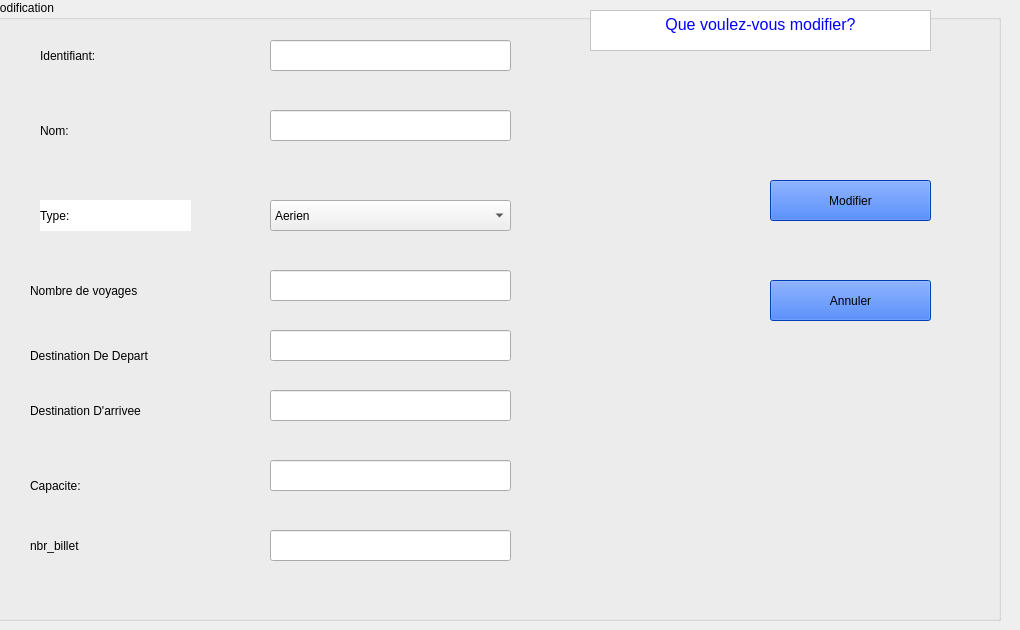
      <widget class="QWidget" name="tab_14">
       <attribute name="title">
        <string>Type de modification</string>
       </attribute>
       <widget class="QPushButton" name="B_modifier_annuler">
        <property name="geometry">
         <rect>
          <x>770</x>
          <y>280</y>
          <width>161</width>
          <height>41</height>
         </rect>
        </property>
        <property name="styleSheet">
         <string notr="true">color: rgb(0, 85, 255);
background-color: rgb(0, 85, 255);
color: rgb(0, 0, 0);
font: 75 10pt &quot;MS Shell Dlg 2&quot;;</string>
        </property>
        <property name="text">
         <string>Annuler</string>
        </property>
       </widget>
       <widget class="QPushButton" name="B_modifier">
        <property name="geometry">
         <rect>
          <x>770</x>
          <y>180</y>
          <width>161</width>
          <height>41</height>
         </rect>
        </property>
        <property name="styleSheet">
         <string notr="true">color: rgb(0, 85, 255);
background-color: rgb(0, 85, 255);
color: rgb(0, 0, 0);
font: 75 10pt &quot;MS Shell Dlg 2&quot;;</string>
        </property>
        <property name="text">
         <string>Modifier</string>
        </property>
       </widget>
       <widget class="QLabel" name="label_10">
        <property name="geometry">
         <rect>
          <x>30</x>
          <y>280</y>
          <width>151</width>
          <height>21</height>
         </rect>
        </property>
        <property name="styleSheet">
         <string notr="true">font: 75 10pt &quot;MS Shell Dlg 2&quot;;</string>
        </property>
        <property name="text">
         <string>Nombre de voyages</string>
        </property>
       </widget>
       <widget class="QLineEdit" name="le_m_dest_dep">
        <property name="geometry">
         <rect>
          <x>270</x>
          <y>330</y>
          <width>241</width>
          <height>31</height>
         </rect>
        </property>
       </widget>
       <widget class="QLabel" name="label_11">
        <property name="geometry">
         <rect>
          <x>30</x>
          <y>400</y>
          <width>161</width>
          <height>21</height>
         </rect>
        </property>
        <property name="styleSheet">
         <string notr="true">font: 75 10pt &quot;MS Shell Dlg 2&quot;;</string>
        </property>
        <property name="text">
         <string>Destination D'arrivee</string>
        </property>
       </widget>
       <widget class="QLabel" name="label_12">
        <property name="geometry">
         <rect>
          <x>30</x>
          <y>340</y>
          <width>171</width>
          <height>31</height>
         </rect>
        </property>
        <property name="styleSheet">
         <string notr="true">font: 75 10pt &quot;MS Shell Dlg 2&quot;;</string>
        </property>
        <property name="text">
         <string>Destination De Depart</string>
        </property>
       </widget>
       <widget class="QLabel" name="label_39">
        <property name="geometry">
         <rect>
          <x>30</x>
          <y>530</y>
          <width>141</width>
          <height>31</height>
         </rect>
        </property>
        <property name="styleSheet">
         <string notr="true">font: 75 10pt &quot;MS Shell Dlg 2&quot;;</string>
        </property>
        <property name="text">
         <string>nbr_billet</string>
        </property>
       </widget>
       <widget class="QLineEdit" name="le_m_nbr_billet">
        <property name="geometry">
         <rect>
          <x>270</x>
          <y>530</y>
          <width>241</width>
          <height>31</height>
         </rect>
        </property>
        <property name="text">
         <string/>
        </property>
       </widget>
       <widget class="QLineEdit" name="le_m_id">
        <property name="geometry">
         <rect>
          <x>270</x>
          <y>40</y>
          <width>241</width>
          <height>31</height>
         </rect>
        </property>
       </widget>
       <widget class="QLineEdit" name="le_m_nbr_voyages">
        <property name="geometry">
         <rect>
          <x>270</x>
          <y>270</y>
          <width>241</width>
          <height>31</height>
         </rect>
        </property>
       </widget>
       <widget class="QLineEdit" name="le_m_dest_arr">
        <property name="geometry">
         <rect>
          <x>270</x>
          <y>390</y>
          <width>241</width>
          <height>31</height>
         </rect>
        </property>
       </widget>
       <widget class="QLabel" name="label_13">
        <property name="geometry">
         <rect>
          <x>40</x>
          <y>40</y>
          <width>151</width>
          <height>31</height>
         </rect>
        </property>
        <property name="styleSheet">
         <string notr="true">font: 75 10pt &quot;MS Shell Dlg 2&quot;;</string>
        </property>
        <property name="text">
         <string>Identifiant:</string>
        </property>
       </widget>
       <widget class="QLineEdit" name="le_m_capacite">
        <property name="geometry">
         <rect>
          <x>270</x>
          <y>460</y>
          <width>241</width>
          <height>31</height>
         </rect>
        </property>
       </widget>
       <widget class="QLineEdit" name="le_m_nom">
        <property name="geometry">
         <rect>
          <x>270</x>
          <y>110</y>
          <width>241</width>
          <height>31</height>
         </rect>
        </property>
       </widget>
       <widget class="QLabel" name="label_16">
        <property name="geometry">
         <rect>
          <x>30</x>
          <y>470</y>
          <width>141</width>
          <height>31</height>
         </rect>
        </property>
        <property name="styleSheet">
         <string notr="true">font: 75 10pt &quot;MS Shell Dlg 2&quot;;</string>
        </property>
        <property name="text">
         <string>Capacite:</string>
        </property>
       </widget>
       <widget class="QComboBox" name="le_m_type">
        <property name="geometry">
         <rect>
          <x>270</x>
          <y>200</y>
          <width>241</width>
          <height>31</height>
         </rect>
        </property>
        <item>
         <property name="text">
          <string>Aerien</string>
         </property>
        </item>
        <item>
         <property name="text">
          <string>Routier</string>
         </property>
        </item>
        <item>
         <property name="text">
          <string>Maritime</string>
         </property>
        </item>
       </widget>
       <widget class="QLabel" name="label_18">
        <property name="geometry">
         <rect>
          <x>40</x>
          <y>110</y>
          <width>151</width>
          <height>41</height>
         </rect>
        </property>
        <property name="styleSheet">
         <string notr="true">font: 75 10pt &quot;MS Shell Dlg 2&quot;;</string>
        </property>
        <property name="text">
         <string>Nom:</string>
        </property>
       </widget>
       <widget class="QLabel" name="label_21">
        <property name="geometry">
         <rect>
          <x>40</x>
          <y>200</y>
          <width>151</width>
          <height>31</height>
         </rect>
        </property>
        <property name="styleSheet">
         <string notr="true">font: 75 10pt &quot;MS Shell Dlg 2&quot;;
background-color: rgb(255, 255, 255);</string>
        </property>
        <property name="text">
         <string>Type:</string>
        </property>
       </widget>
       <widget class="QGroupBox" name="groupBox_5">
        <property name="geometry">
         <rect>
          <x>-10</x>
          <y>0</y>
          <width>1011</width>
          <height>621</height>
         </rect>
        </property>
        <property name="title">
         <string>Modification</string>
        </property>
        <widget class="QTextBrowser" name="textBrowser_4">
         <property name="geometry">
          <rect>
           <x>600</x>
           <y>10</y>
           <width>341</width>
           <height>41</height>
          </rect>
         </property>
         <property name="styleSheet">
          <string notr="true">background-color: rgb(255, 255, 255);
color: rgb(0, 0, 255);</string>
         </property>
         <property name="html">
          <string>&lt;!DOCTYPE HTML PUBLIC &quot;-//W3C//DTD HTML 4.0//EN&quot; &quot;http://www.w3.org/TR/REC-html40/strict.dtd&quot;&gt;
&lt;html&gt;&lt;head&gt;&lt;meta name=&quot;qrichtext&quot; content=&quot;1&quot; /&gt;&lt;style type=&quot;text/css&quot;&gt;
p, li { white-space: pre-wrap; }
&lt;/style&gt;&lt;/head&gt;&lt;body style=&quot; font-family:'MS Shell Dlg 2'; font-size:9pt; font-weight:400; font-style:normal;&quot;&gt;
&lt;p align=&quot;center&quot; style=&quot; margin-top:0px; margin-bottom:0px; margin-left:0px; margin-right:0px; -qt-block-indent:0; text-indent:0px;&quot;&gt;&lt;span style=&quot; font-size:12pt;&quot;&gt;Que voulez-vous modifier?&lt;/span&gt;&lt;/p&gt;&lt;/body&gt;&lt;/html&gt;</string>
         </property>
        </widget>
       </widget>
       <zorder>groupBox_5</zorder>
       <zorder>B_modifier_annuler</zorder>
       <zorder>B_modifier</zorder>
       <zorder>label_10</zorder>
       <zorder>le_m_dest_dep</zorder>
       <zorder>label_11</zorder>
       <zorder>label_12</zorder>
       <zorder>label_39</zorder>
       <zorder>le_m_nbr_billet</zorder>
       <zorder>le_m_id</zorder>
       <zorder>le_m_nbr_voyages</zorder>
       <zorder>le_m_dest_arr</zorder>
       <zorder>label_13</zorder>
       <zorder>le_m_capacite</zorder>
       <zorder>le_m_nom</zorder>
       <zorder>label_16</zorder>
       <zorder>le_m_type</zorder>
       <zorder>label_18</zorder>
       <zorder>label_21</zorder>
      </widget>
